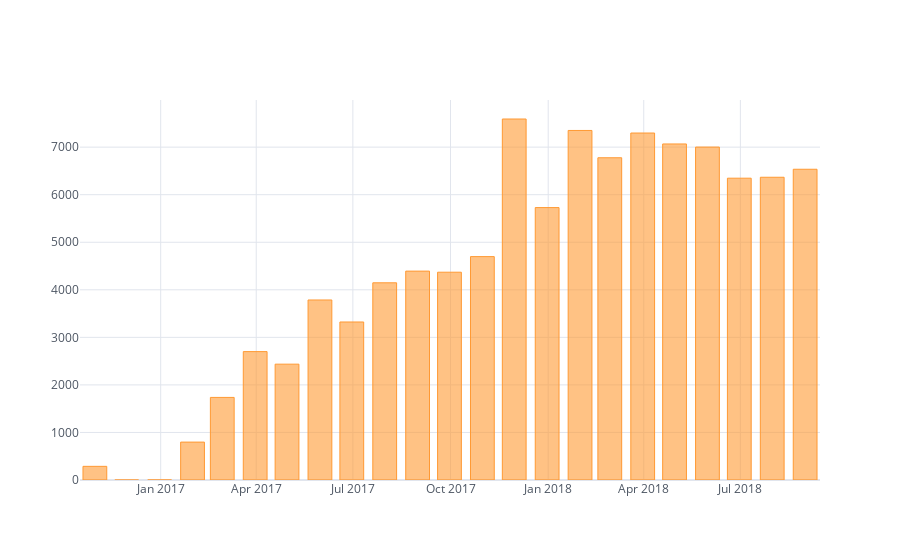

Notebook code cell kept with this figure:
### Code cell
merged_order_month_count.iplot( kind = 'bar', theme = 'white')

### Figure 1 — Plotly figure (JSON) as saved in the notebook; plotly's stock layout.template omitted (floating-point values rounded to 4 significant figures)
{"data": [{"marker": {"color": "rgba(255, 153, 51, 0.6)", "line": {"color": "rgba(255, 153, 51, 1.0)", "width": 1}}, "name": "payment_value", "orientation": "v", "text": "", "type": "bar", "x": ["2016-10-31", "2016-11-30", "2016-12-31", "2017-01-31", "2017-02-28", "2017-03-31", "2017-04-30", "2017-05-31", "2017-06-30", "2017-07-31", "2017-08-31", "2017-09-30", "2017-10-31", "2017-11-30", "2017-12-31", "2018-01-31", "2018-02-28", "2018-03-31", "2018-04-30", "2018-05-31", "2018-06-30", "2018-07-31", "2018-08-31"], "y": [287, 0, 1, 797, 1737, 2700, 2436, 3786, 3323, 4147, 4393, 4370, 4698, 7592, 5729, 7351, 6777, 7297, 7067, 7002, 6347, 6367, 6535]}], "layout": {"legend": {"bgcolor": "#FFFFFF", "font": {"color": "#4D5663"}}, "paper_bgcolor": "#FFFFFF", "plot_bgcolor": "#FFFFFF", "title": {"font": {"color": "#4D5663"}}, "xaxis": {"gridcolor": "#E1E5ED", "showgrid": true, "tickfont": {"color": "#4D5663"}, "title": {"font": {"color": "#4D5663"}, "text": ""}, "zerolinecolor": "#E1E5ED"}, "yaxis": {"gridcolor": "#E1E5ED", "showgrid": true, "tickfont": {"color": "#4D5663"}, "title": {"font": {"color": "#4D5663"}, "text": ""}, "zerolinecolor": "#E1E5ED"}}}
